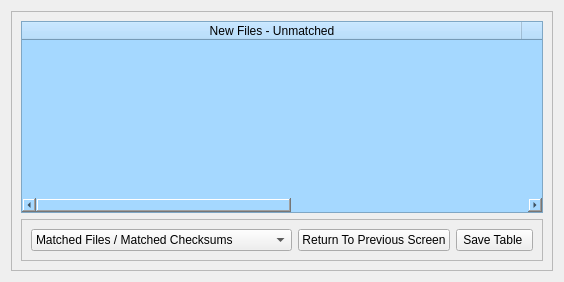
             <widget class="QWidget" name="page05_07">
              <layout class="QGridLayout" name="gridLayout_34">
               <item row="0" column="0">
                <widget class="QFrame" name="frame05_13">
                 <property name="frameShape">
                  <enum>QFrame::StyledPanel</enum>
                 </property>
                 <property name="frameShadow">
                  <enum>QFrame::Raised</enum>
                 </property>
                 <layout class="QGridLayout" name="gridLayout_33">
                  <item row="0" column="0">
                   <widget class="QTableWidget" name="tableWidget_newFiles05">
                    <property name="styleSheet">
                     <string notr="true">background-color: rgb(165, 216, 255);</string>
                    </property>
                    <property name="horizontalScrollMode">
                     <enum>QAbstractItemView::ScrollPerPixel</enum>
                    </property>
                    <attribute name="horizontalHeaderDefaultSectionSize">
                     <number>500</number>
                    </attribute>
                    <attribute name="horizontalHeaderShowSortIndicator" stdset="0">
                     <bool>true</bool>
                    </attribute>
                    <attribute name="horizontalHeaderStretchLastSection">
                     <bool>true</bool>
                    </attribute>
                    <column>
                     <property name="text">
                      <string>New Files - Unmatched</string>
                     </property>
                    </column>
                    <column>
                     <property name="text">
                      <string>New Checksums - Unmatched</string>
                     </property>
                    </column>
                   </widget>
                  </item>
                  <item row="1" column="0">
                   <widget class="QFrame" name="frame05_14">
                    <property name="frameShape">
                     <enum>QFrame::StyledPanel</enum>
                    </property>
                    <property name="frameShadow">
                     <enum>QFrame::Raised</enum>
                    </property>
                    <layout class="QHBoxLayout" name="horizontalLayout_13">
                     <item>
                      <widget class="QComboBox" name="comboBox_verifyTableViews05_4">
                       <property name="currentIndex">
                        <number>0</number>
                       </property>
                       <item>
                        <property name="text">
                         <string>Matched Files / Matched Checksums</string>
                        </property>
                       </item>
                       <item>
                        <property name="text">
                         <string>Unmatched Files / Matched Checksums</string>
                        </property>
                       </item>
                       <item>
                        <property name="text">
                         <string>Unmatched Files / Unmatched Checksums</string>
                        </property>
                       </item>
                      </widget>
                     </item>
                     <item>
                      <widget class="QPushButton" name="pushButton_return05_4">
                       <property name="text">
                        <string>Return To Previous Screen</string>
                       </property>
                      </widget>
                     </item>
                     <item>
                      <widget class="QToolButton" name="toolButton_saveTable05_4">
                       <property name="sizePolicy">
                        <sizepolicy hsizetype="Preferred" vsizetype="Preferred">
                         <horstretch>0</horstretch>
                         <verstretch>0</verstretch>
                        </sizepolicy>
                       </property>
                       <property name="text">
                        <string>Save Table </string>
                       </property>
                       <property name="popupMode">
                        <enum>QToolButton::InstantPopup</enum>
                       </property>
                      </widget>
                     </item>
                    </layout>
                   </widget>
                  </item>
                 </layout>
                </widget>
               </item>
              </layout>
             </widget>
